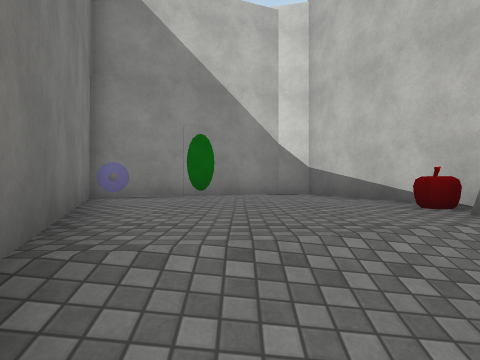
View 1 (above)

23 first-person views from a walk through a scene from a Unity 3-D project. The camera is 1.5 m above the floor, looks level and sees 75° across. The floor is counted in squares, 2 m on a side. Each view is taken from the middle of a square. On the plan, view 1 faces up. The plan holds only what a view shows up to about 10 squares ahead; the rest is blank. The place goes on beyond the plan. The player character is not drawn. Surface patterns are stand-ins for the level's own textures.

View 2
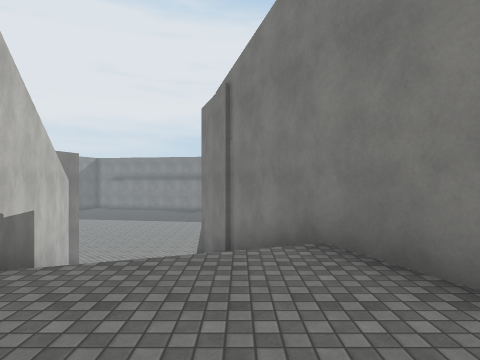

View 3
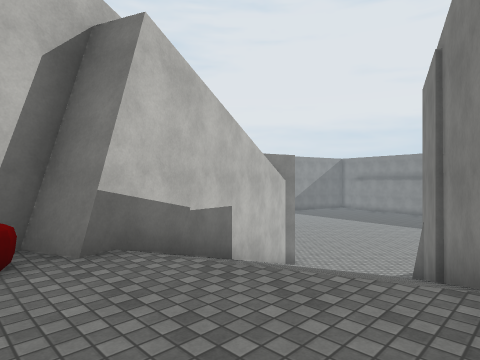

View 4
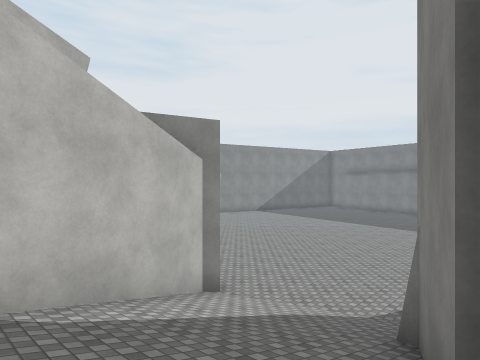

View 5
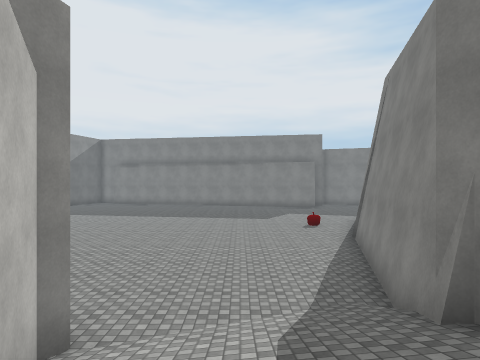

View 6
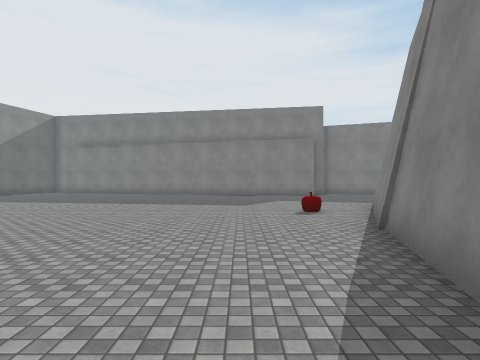

View 7
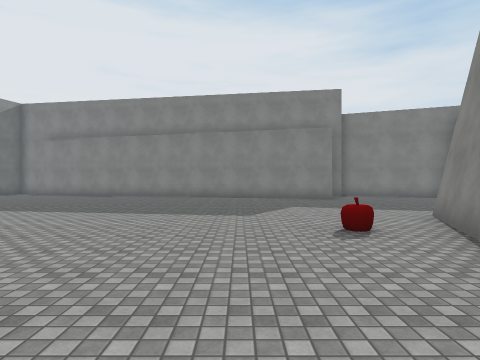

View 8
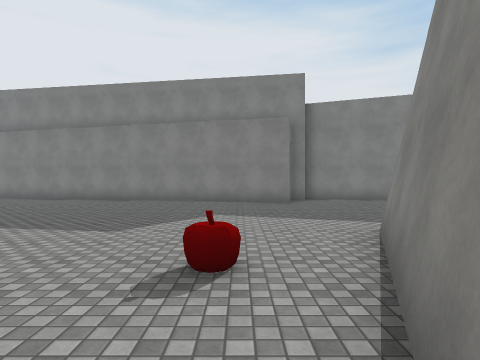

View 9
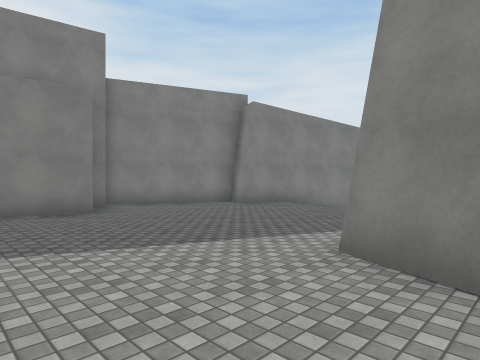

View 10
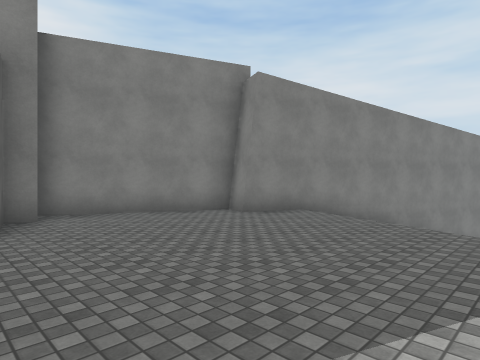

View 11
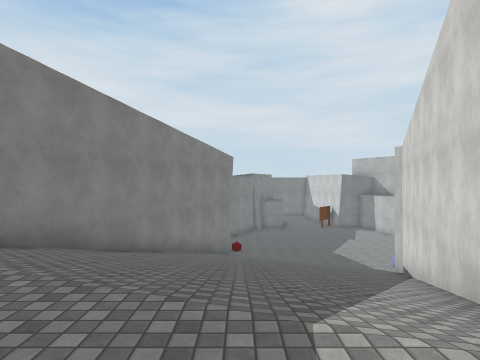

View 12
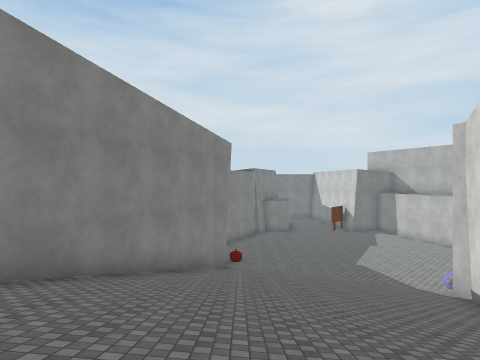

View 13
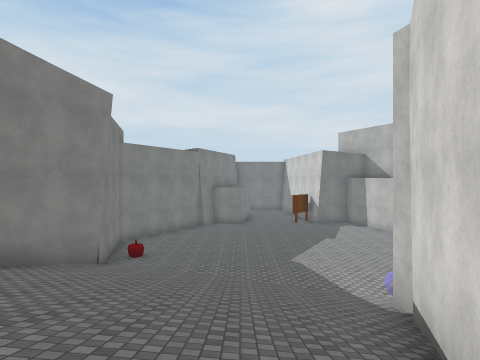

View 14
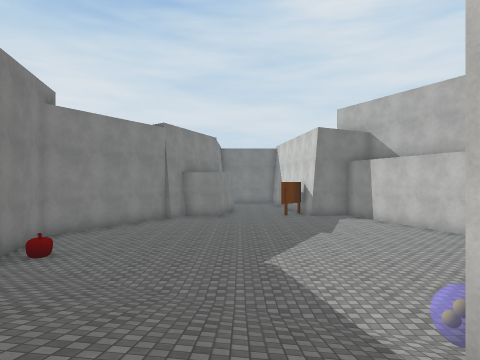

View 15
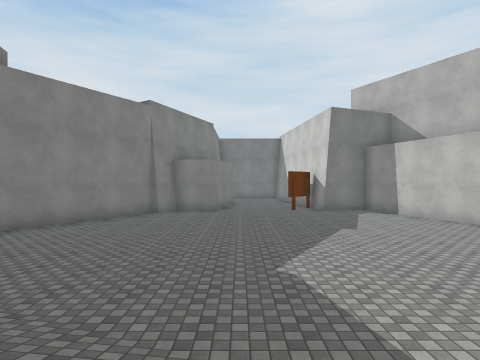

View 16
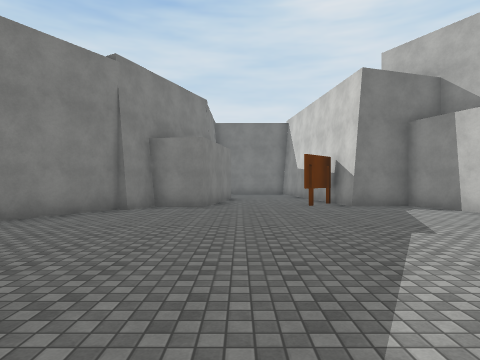

View 17
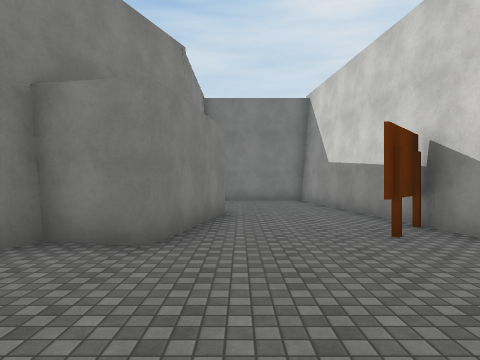

View 18
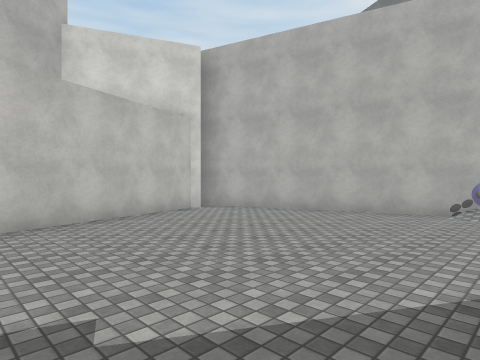

View 19
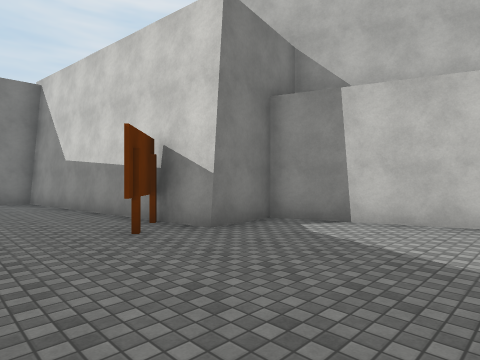

View 20
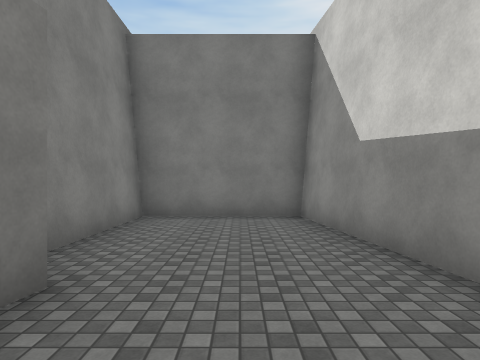

View 21
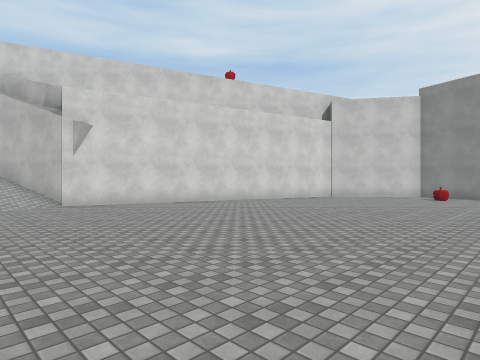

View 22
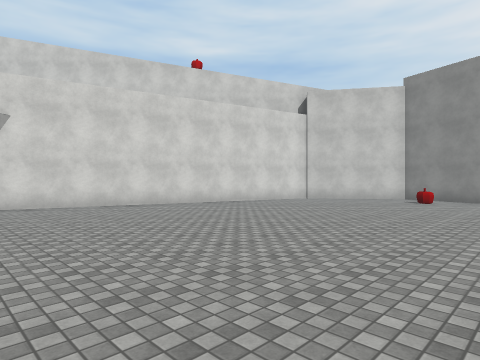

View 23
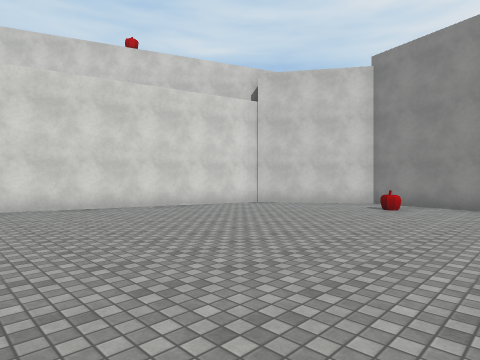

### Floor plan
Key: @ floor where view 1 was taken; # wall or solid block; . main floor; : floor 3.75 m higher than the main floor; - floor 5.5 m lower than the main floor; / step, stairs or slope; A apple; S sign; O other object.
Columns run from 35 left of view 1 to 17 right of it. Each row starts with its distance up from view 1.
  8                                    ###
  7                                   O#:#
  6                                 ##:::##
  5                                 #O::::#
  4                                 ##:::A#
  3                                  #::::#
  2                                  #:://#
  1                                  ##///##
  0                                   #@///#
 -1                                   ##///#
 -2                                    #///##
 -3               ######               #////#
 -4            ####----#               ##///####
 -5         ####-------#               ##/.....#####
 -6         #----------##              #...........###
 -7         #-----------#              #..............
 -8 #######S------------#              #...............
 -9 #-------S----------O###           ##................
-10 #------------------///###         #.................#
-11 #-----------------//////####      #...............A.#
-12 #########---------/////////##    ##.................#
-13         #---------///////////    #.A................#
-14         ##-------/////////////.  #.............
-15          ##----A-/////////////...............
-16           ###--####//////////...............
-17             ####  ####///////................
-18                      ###/////................
-19                        ####/...............
-20                           ###..............
-21                             ##....##
-22                              ###.##
-23                                ###

Where each view was taken, in squares from view 1:
view 1: 0 up, 0 right, facing up
view 2: 5 up, 0 right, facing down
view 3: 4 up, 1 left, facing down-right
view 4: 0 up, 0 right, facing down-right
view 5: 1 down, 3 right, facing down
view 6: 5 down, 2 right, facing down
view 7: 8 down, 2 right, facing down
view 8: 10 down, 0 right, facing down
view 9: 13 down, 1 right, facing down-left
view 10: 15 down, 1 left, facing down-left
view 11: 15 down, 4 left, facing left
view 12: 15 down, 7 left, facing left
view 13: 12 down, 10 left, facing left
view 14: 11 down, 13 left, facing left
view 15: 11 down, 15 left, facing left
view 16: 11 down, 18 left, facing left
view 17: 11 down, 23 left, facing left
view 18: 10 down, 23 left, facing up-right
view 19: 11 down, 23 left, facing up-left
view 20: 10 down, 28 left, facing left
view 21: 14 down, 2 right, facing up-right
view 22: 14 down, 4 right, facing up-right
view 23: 14 down, 7 right, facing up-right
